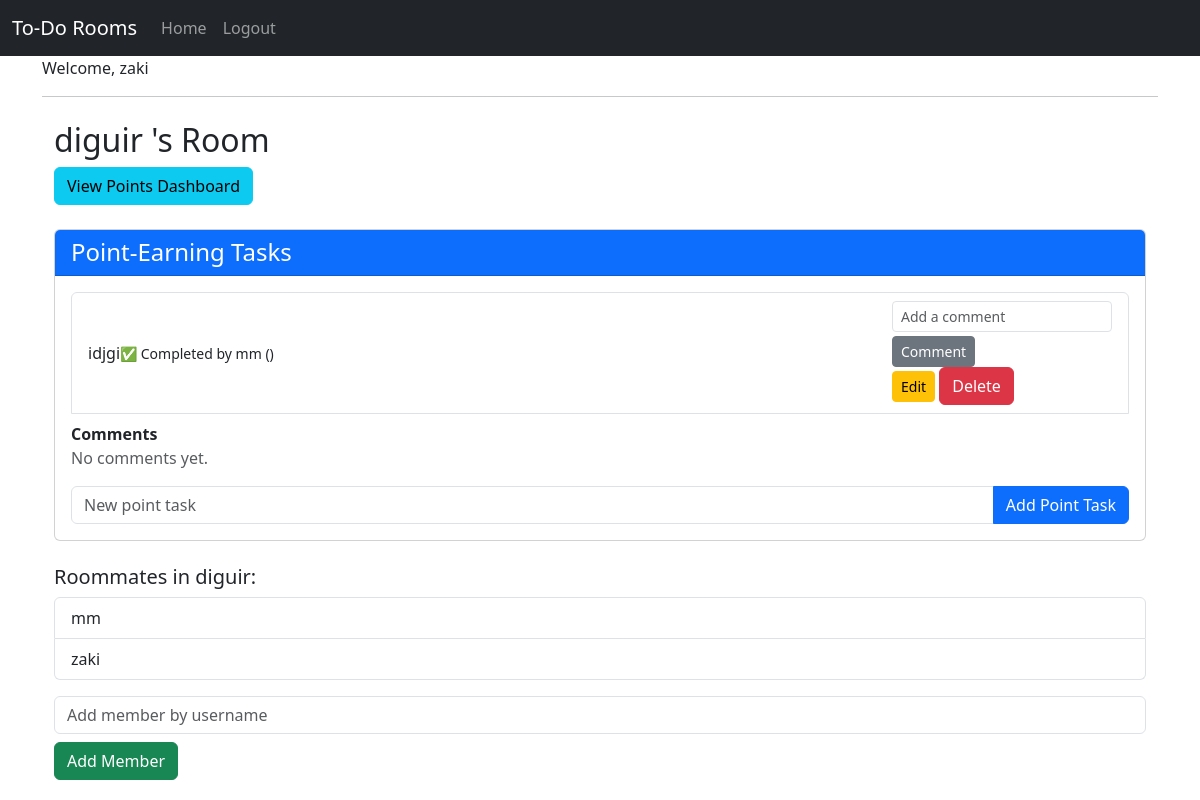
Screenshot of /rooms/2/ (signed in) with the database file from the repository.
### roommates/models.py (models this page shows, shortened)
class Room(models.Model):
    name = models.CharField(max_length=100)
    members = models.ManyToManyField(User, related_name='rooms', through='RoomMember')

class Task(models.Model):
    room = models.ForeignKey(
        Room,
        on_delete=models.CASCADE,
        related_name='tasks'
    )
    description = models.CharField(max_length=255)
    completed_by = models.ForeignKey(User, null=True, blank=True, on_delete=models.SET_NULL)
    created_by = models.ForeignKey(User, on_delete=models.CASCADE, related_name='created_tasks')
    is_completed = models.BooleanField(default=False)

### roommates/views.py (the view, shortened to what this page needs)
# urls.py: path('rooms/<int:room_id>/', views.room_detail, name='room_detail'),
@login_required
def room_detail(request, room_id):
    room = get_object_or_404(Room, id=room_id)
    roommates = room.members.all()
    if request.user not in room.members.all():
        return HttpResponseForbidden("You are not a member of this room.")
    tasks = room.tasks.prefetch_related('comments__user')
    comment_form = CommentForm()
    return render(request, 'roommates/room_detail.html', {
        'room': room,
        'tasks': tasks,
        'comment_form': comment_form,
        'roommates': roommates
    })

### roommates/forms.py
class CommentForm(forms.ModelForm):
    class Meta:
        model = Comment
        fields = ['text']

### roommates/templates/roommates/room_detail.html (shortened to what this page needs)
{% extends "base.html" %}
{% block content %}
{% load static %}
{% load widget_tweaks %}
{% load humanize %}
<div class="container mt-4">
    <h2>{{ room.name }} 's Room</h2>
    <a href="{% url 'room_dashboard' room.id %}" class="btn btn-info mb-4">
        View Points Dashboard
    </a>
    <div class="card mb-4">
        <div class="card-header bg-primary text-white">
            <h4 class="mb-0">Point-Earning Tasks</h4>
        </div>
        <div class="card-body">
            <ul class="list-group">
                {% for task in tasks %}
                    <li class="list-group-item d-flex justify-content-between align-items-center">
                        <div class="d-flex justify-content-between align-items-center">
                            {{ task.description }}
                            {% if task.is_completed %}
                                <small class="d-flex justify-content-between align-items-center">
                                    ✅ Completed by {{ task.completed_by.username }}
                                    ({{ task.completed_at|naturaltime }})
                                </small>
                            {% endif %}
                        </div>
                        <div>
                                <form method="post" action="{% url 'add_comment' task.id %}">
                                    <input type="text" name="text" class="form-control form-control-sm mb-1" placeholder="Add a comment">
                                    <button type="submit" class="btn btn-sm btn-secondary">Comment</button>
                                </form>
                            <a href="{% url 'edit_task' room.id task.id %}" class="btn btn-sm btn-warning">Edit</a>
                            <form method="post" action="{% url 'delete_task' room.id task.id %}" style="display: inline;">
                                <button type="submit" class="btn btn-danger">Delete</button>
                            </form>
                        </div>
                    </li>
                    <div class="mt-2">
                        <div id="comments-{{ task.id }}">
                            <strong>Comments</strong>
                            {% for comment in task.comments.all %}
                                {% include "roommates/comment.html" with comment=comment %}
                            {% empty %}
                                <div class="text-muted">No comments yet.</div>
                            {% endfor %}
                        </div>
                    </div>
                {% empty %}
                    <li class="list-group-item text-muted">No Point tasks yet</li>
                   {% endfor %}
            </ul>
            <form method="post" action="{% url 'add_task' room.id %}" class="mt-3">
                <div class="input-group">
                    <input type="text" name="description" class="form-control" placeholder="New point task" required>
                    <button type="submit" class="btn btn-primary">
                        Add Point Task
                    </button>
                </div>
            </form>
        </div>
    </div>
    <h5>Roommates in {{ room.name }}:</h5>
    <ul class="list-group mb-3">
       {% for user in roommates %}
           <li class="list-group-item d-flex justify-content-between">
               {{ user.username }}
           </li>
       {% endfor %}
    </ul>
    <form method="post" action="{% url 'add_member' room.id %}">
       <input type="text" name="username" class="form-control mb-2" placeholder="Add member by username">
       <button type="submit" class="btn btn-success">Add Member</button>
    </form>
</div>
{% endblock %}

### roommates/templates/base.html (shortened to what this page needs)
{% load static %}
{% load widget_tweaks %}
<!DOCTYPE html>
<html lang="en">
    <head>
        <link rel="stylesheet" href="https://cdn.jsdelivr.net/npm/bootstrap@5.3.0/dist/css/bootstrap.min.css">
    </head>
    <body>
        <nav class="navbar navbar-expand-lg navbar-dark bg-dark">
            <div class="container-fluid">
                <a class="navbar-brand" href="#">To-Do Rooms</a>
                <div class="collapse navbar-collapse">
                    <ul class="navbar-nav me-auto">
                        <li class="nav-item">
                            <a class="nav-link" href="{% url 'homepage' %}">Home</a>
                        </li>
                        <li class="nav-item">
                            {% if user.is_authenticated %}
                                <a class="nav-link" href="{% url 'logout' %}">Logout</a>
                            {% else %}
                                <a class="nav-link" href="{url 'login'}">Login</a>
                            {% endif %}
                        </li>
                    </ul>
                </div>
            </div>
        </nav>
        <div class="container">
            {% if user.is_authenticated %}
                <p>Welcome, {{ user.username }}</p>
            {% endif %}
            <hr>
            {% block content %}{% endblock %}
        </div>
    </body>
</html>

### rows the page displays
Room: name "diguir"
Task: description "idjgi", completed_by.username "mm"

### other values shown
{{ user.username }} "zaki"
{{ user.username }} "mm"
